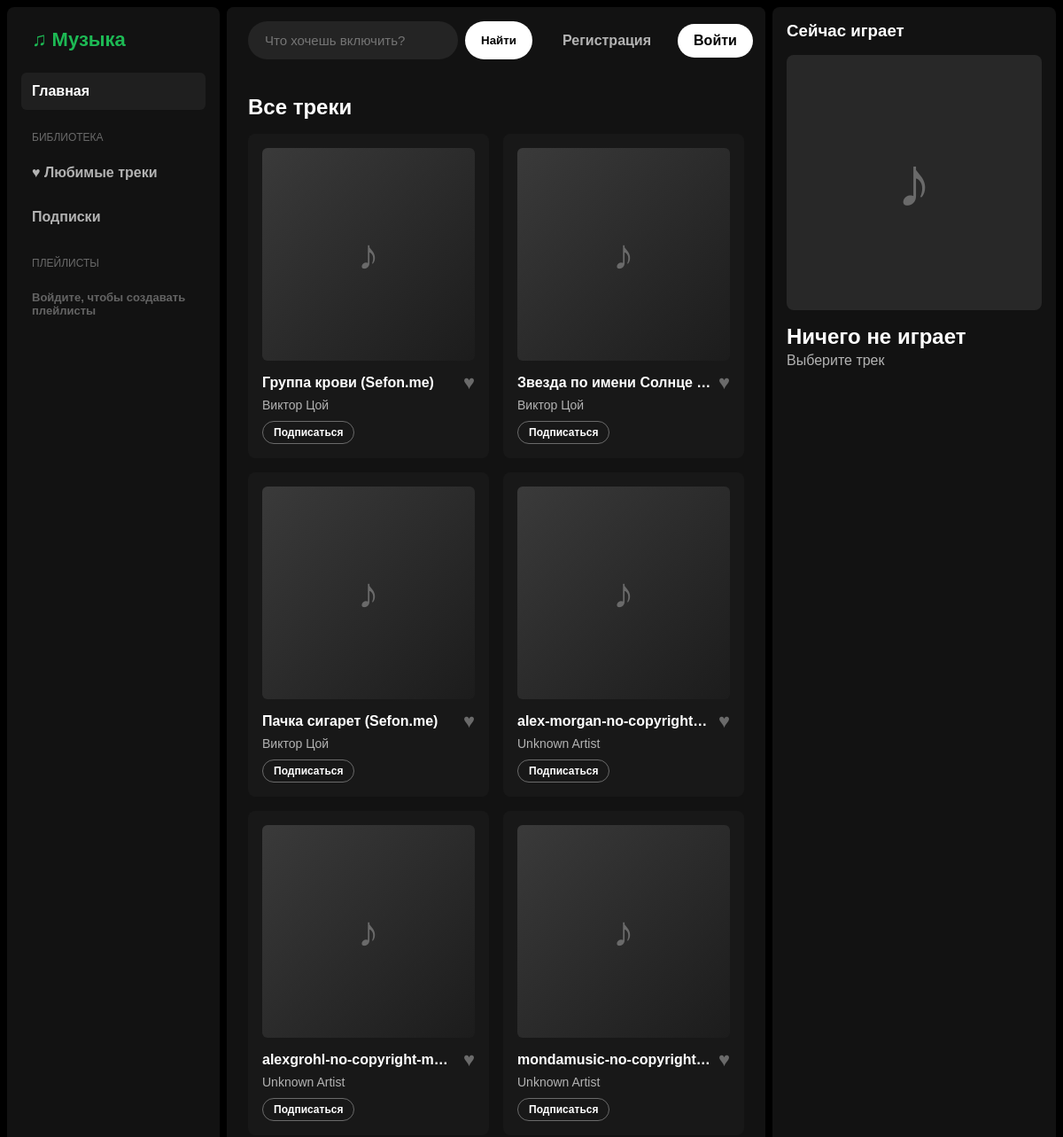
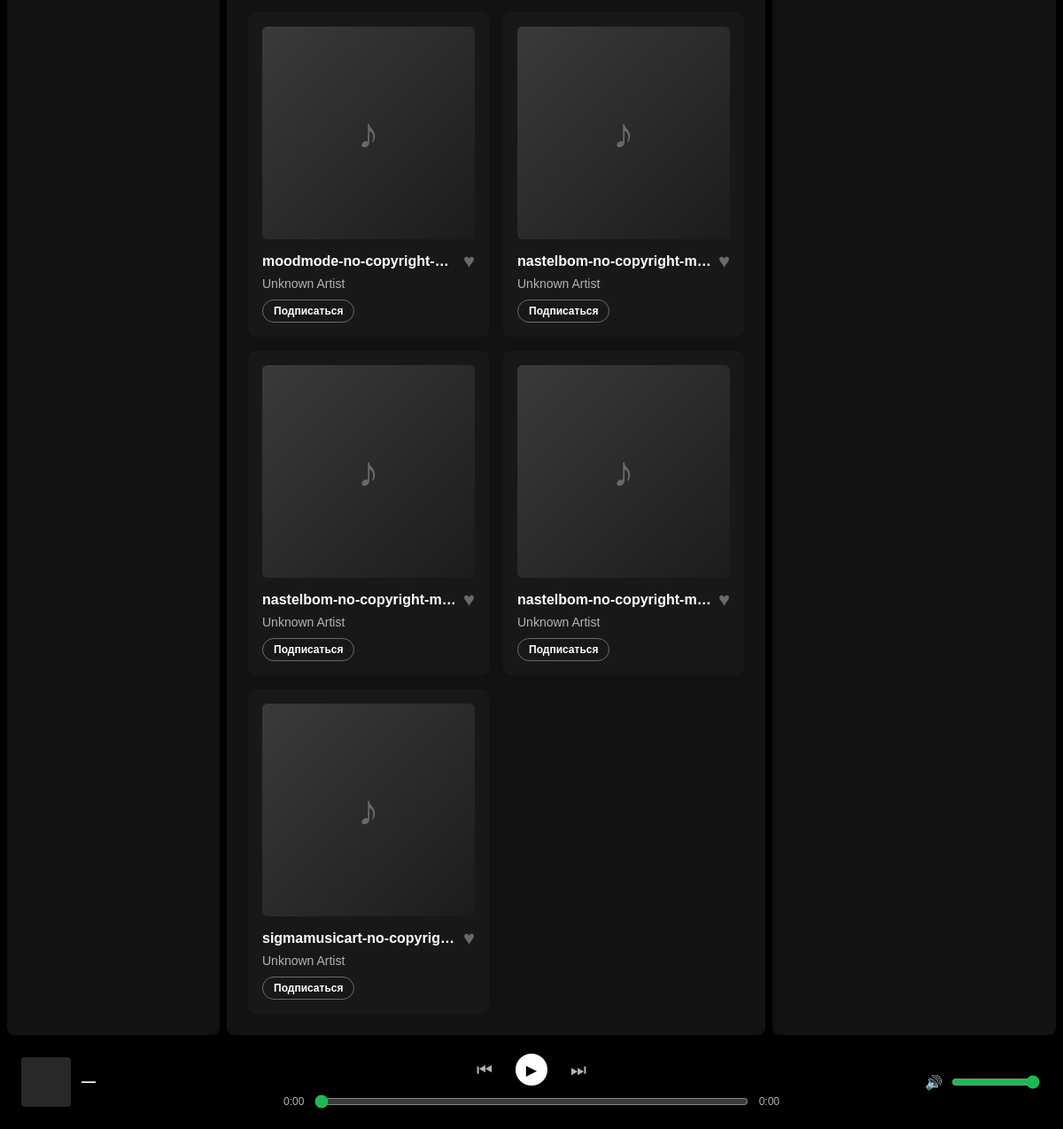
The page / on the database its author committed (2 pictures, top to bottom).
### music/models.py (models this page shows, shortened)
class Track(models.Model):
    title = models.CharField(max_length=200)
    artist = models.ForeignKey(Artist, on_delete=models.CASCADE, related_name="tracks")
    album = models.ForeignKey(Album, on_delete=models.SET_NULL, null=True, blank=True, related_name="tracks")
    audio_file = models.FileField(upload_to="tracks/")
    duration = models.PositiveIntegerField(default=0)  # секунды
    play_count = models.PositiveIntegerField(default=0)

class Artist(models.Model):
    name = models.CharField(max_length=200)
    avatar = models.ImageField(upload_to="artists/", blank=True)

### music/views.py (the view)
# urls.py: path("", views.track_list, name="track_list"),
def track_list(request):
    q = request.GET.get("q", "").strip()
    tracks = Track.objects.select_related("artist", "album")
    if q:
        tracks = tracks.filter(Q(title__icontains=q) | Q(artist__name__icontains=q))
        title = f"Результаты по запросу «{q}»"
    else:
        title = "Все треки"
    return render(request, "music/track_list.html", _context(request, tracks, title, "home", q))

### music/views.py (called while the page is built)
def _context(request, tracks, title, active, q="", playlist=None):
    liked_ids, sub_ids, playlists = set(), set(), []
    if request.user.is_authenticated:
        liked_ids = set(Like.objects.filter(user=request.user).values_list("track_id", flat=True))
        sub_ids = set(Subscription.objects.filter(user=request.user).values_list("artist_id", flat=True))
        playlists = Playlist.objects.filter(owner=request.user)
    return {
        "tracks": tracks,
        "page_title": title,
        "active": active,
        "q": q,
        "liked_ids": liked_ids,
        "sub_ids": sub_ids,
        "playlists": playlists,
        "current_playlist": playlist,
    }

### music/templates/music/track_list.html (shortened to what this page needs)
<!DOCTYPE html>
<html lang="ru">
<head>
</head>
<body>
<div class="app">
    <nav class="panel sidebar">
        <div class="brand">♫ Музыка</div>
        <a class="nav-item {% if active == 'home' %}active{% endif %}" href="{% url 'track_list' %}">Главная</a>
        <div class="nav-title">Библиотека</div>
        <a class="nav-item {% if active == 'liked' %}active{% endif %}" href="{% url 'liked' %}">♥ Любимые треки</a>
        <a class="nav-item {% if active == 'subs' %}active{% endif %}" href="{% url 'subscriptions' %}">Подписки</a>
        <div class="nav-title">Плейлисты</div>
        {% if user.is_authenticated %}
            <form method="post" action="{% url 'create_playlist' %}" class="pl-form">
                {% csrf_token %}
                <input type="text" name="title" placeholder="Новый плейлист" required>
                <button type="submit">+</button>
            </form>
        {% else %}
            <span class="nav-item soon">Войдите, чтобы создавать плейлисты</span>
        {% endif %}
    </nav>
    <main class="panel main">
        <div class="topbar">
            <form method="get" action="{% url 'track_list' %}" class="search">
                <input type="text" name="q" value="{{ q }}" placeholder="Что хочешь включить?">
                <button type="submit">Найти</button>
            </form>
            <div class="user">
                {% if user.is_authenticated %}
                    <span>{{ user.username }}</span>
                    <form method="post" action="{% url 'logout' %}">
                        {% csrf_token %}
                        <button type="submit" class="btn ghost">Выйти</button>
                    </form>
                {% else %}
                    <a class="btn ghost" href="{% url 'register' %}">Регистрация</a>
                    <a class="btn" href="{% url 'login' %}">Войти</a>
                {% endif %}
            </div>
        </div>
        <div class="content">
            <h2>{{ page_title }}</h2>
            {% if tracks %}
            <div class="grid">
                {% for track in tracks %}
                <div class="card"
                     data-src="{{ track.audio_file.url }}"
                     data-title="{{ track.title }}"
                     data-artist="{{ track.artist.name }}"
                     data-cover="{% if track.album and track.album.cover %}{{ track.album.cover.url }}{% endif %}">
                    {% if track.album and track.album.cover %}
                        <img class="card-cover" src="{{ track.album.cover.url }}" alt="">
                    {% else %}
                        <div class="card-cover">♪</div>
                    {% endif %}
                    <div class="card-row">
                        <div class="card-title">{{ track.title }}</div>
                        <button class="like {% if track.id in liked_ids %}on{% endif %}" data-id="{{ track.id }}" title="В любимые">♥</button>
                    </div>
                    <div class="card-artist">{{ track.artist.name }}</div>
                    <button class="sub-btn {% if track.artist_id in sub_ids %}on{% endif %}" data-artist="{{ track.artist_id }}">
                        {% if track.artist_id in sub_ids %}Вы подписаны{% else %}Подписаться{% endif %}
                    </button>
                </div>
                {% endfor %}
            </div>
            {% endif %}
        </div>
    </main>
    <aside class="panel now">
        <h3>Сейчас играет</h3>
        <div id="now-cover" class="now-cover">♪</div>
        <div id="now-title" class="now-title">Ничего не играет</div>
        <div id="now-artist" class="now-artist">Выберите трек</div>
    </aside>
    <footer class="player">
        <div class="p-left">
            <div id="p-cover" class="p-cover"></div>
            <div style="min-width:0;">
                <div id="p-title" class="p-title">—</div>
            </div>
        </div>
        <div class="p-center">
            <div class="controls">
                <button class="ctrl" id="prev">⏮</button>
                <button class="play" id="toggle">▶</button>
                <button class="ctrl" id="next">⏭</button>
            </div>
            <div class="progress">
                <span id="cur">0:00</span>
                <input type="range" id="seek" min="0" max="100" value="0" step="0.1">
                <span id="dur">0:00</span>
            </div>
        </div>
        <div class="p-right">
            <span>🔊</span>
            <input type="range" id="volume" min="0" max="1" step="0.01" value="1" style="width:100px;">
        </div>
    </footer>
</div>
</body>
</html>

### music/templates/music/track_list.html (style rules this page uses)
* { box-sizing: border-box; }
html, body { height: 100%; }
body { margin: 0; background: #000; color: #fff; font-family: Arial, sans-serif; overflow: hidden; }
a { color: inherit; text-decoration: none; }
button { font-family: inherit; }
.app { display: grid; grid-template-columns: 240px 1fr 320px; grid-template-rows: 1fr 90px; gap: 8px; height: 100vh; padding: 8px; }
.panel { background: #121212; border-radius: 8px; overflow: hidden; }
.sidebar { padding: 16px; display: flex; flex-direction: column; gap: 8px; overflow-y: auto; }
.brand { font-size: 22px; font-weight: bold; color: #1db954; padding: 8px 12px 16px; }
.nav-item { display: block; padding: 12px; border-radius: 6px; color: #b3b3b3; font-weight: bold; }
.nav-item:hover, .nav-item.active { color: #fff; background: #1f1f1f; }
.nav-item.soon { opacity: .5; cursor: default; font-size: 13px; }
.nav-title { color: #6a6a6a; font-size: 12px; text-transform: uppercase; padding: 16px 12px 4px; }
.main { display: flex; flex-direction: column; }
.topbar { display: flex; align-items: center; gap: 16px; padding: 16px 24px; background: #121212; }
.search { flex: 1; max-width: 480px; display: flex; gap: 8px; }
.search input { flex: 1; padding: 12px 18px; border-radius: 500px; border: 1px solid transparent; background: #242424; color: #fff; font-size: 15px; }
.search button, .btn { padding: 10px 18px; border-radius: 500px; border: 0; cursor: pointer; font-weight: bold; background: #fff; color: #000; display: inline-block; }
.btn.ghost { background: transparent; color: #b3b3b3; }
.user { margin-left: auto; display: flex; align-items: center; gap: 12px; color: #b3b3b3; }
.content { flex: 1; overflow-y: auto; padding: 8px 24px 24px; }
.content h2 { font-size: 24px; margin: 16px 0; }
.grid { display: grid; grid-template-columns: repeat(auto-fill, minmax(180px, 1fr)); gap: 16px; }
.card { background: #181818; padding: 16px; border-radius: 8px; cursor: pointer; transition: background .2s; }
.card-cover { width: 100%; aspect-ratio: 1; border-radius: 6px; margin-bottom: 12px; background: linear-gradient(135deg, #3a3a3a, #1c1c1c); display: flex; align-items: center; justify-content: center; font-size: 48px; color: #6a6a6a; object-fit: cover; }
.card-row { display: flex; align-items: center; justify-content: space-between; gap: 8px; }
.card-title { font-weight: bold; white-space: nowrap; overflow: hidden; text-overflow: ellipsis; }
.card-artist { color: #b3b3b3; font-size: 14px; margin: 4px 0 10px; white-space: nowrap; overflow: hidden; text-overflow: ellipsis; }
.like { background: none; border: 0; font-size: 22px; color: #6a6a6a; cursor: pointer; padding: 0; }
.sub-btn { background: transparent; border: 1px solid #6a6a6a; color: #fff; border-radius: 500px; padding: 5px 12px; font-size: 12px; font-weight: bold; cursor: pointer; }
.now { padding: 16px; overflow-y: auto; }
.now h3 { margin: 0 0 16px; }
.now-cover { width: 100%; aspect-ratio: 1; border-radius: 8px; background: #282828 center/cover; display: flex; align-items: center; justify-content: center; font-size: 80px; color: #6a6a6a; }
.now-title { font-size: 24px; font-weight: bold; margin-top: 16px; }
.now-artist { color: #b3b3b3; margin-top: 4px; }
.player { grid-column: 1 / -1; background: #000; display: grid; grid-template-columns: 1fr 2fr 1fr; align-items: center; padding: 0 16px; }
.p-left { display: flex; align-items: center; gap: 12px; min-width: 0; }
.p-cover { width: 56px; height: 56px; border-radius: 4px; background: #282828 center/cover; flex-shrink: 0; }
.p-title { font-weight: bold; white-space: nowrap; overflow: hidden; text-overflow: ellipsis; }
.p-center { display: flex; flex-direction: column; align-items: center; gap: 8px; }
.controls { display: flex; align-items: center; gap: 20px; }
.ctrl { background: none; border: 0; color: #b3b3b3; font-size: 20px; cursor: pointer; }
.play { width: 36px; height: 36px; border-radius: 50%; background: #fff; color: #000; font-size: 16px; display: flex; align-items: center; justify-content: center; border: 0; cursor: pointer; }
.progress { display: flex; align-items: center; gap: 10px; width: 100%; max-width: 560px; color: #b3b3b3; font-size: 12px; }
.progress input { flex: 1; }
.p-right { display: flex; justify-content: flex-end; align-items: center; gap: 8px; color: #b3b3b3; }
input[type=range] { accent-color: #1db954; cursor: pointer; }

### rows shown on the page
Track: title "Группа крови (Sefon.me)", artist.name "Виктор Цой", shows "Подписаться"
Track: title "Звезда по имени Солнце…", artist.name "Виктор Цой", shows "Подписаться"
Track: title "Пачка сигарет (Sefon.me)", artist.name "Виктор Цой", shows "Подписаться"
Track: title "alex-morgan-no-copyright…", artist.name "Unknown Artist", shows "Подписаться"
Track: title "alexgrohl-no-copyright-m…", artist.name "Unknown Artist", shows "Подписаться"
Track: title "mondamusic-no-copyright…", artist.name "Unknown Artist", shows "Подписаться"
Track: title "moodmode-no-copyright-…", artist.name "Unknown Artist", shows "Подписаться"
Track: title "nastelbom-no-copyright-m…", artist.name "Unknown Artist", shows "Подписаться"
Track: title "nastelbom-no-copyright-m…", artist.name "Unknown Artist", shows "Подписаться"
Track: title "nastelbom-no-copyright-m…", artist.name "Unknown Artist", shows "Подписаться"
Track: title "sigmamusicart-no-copyrig…", artist.name "Unknown Artist", shows "Подписаться"

### other values the page prints
{{ page_title }} "Все треки"
